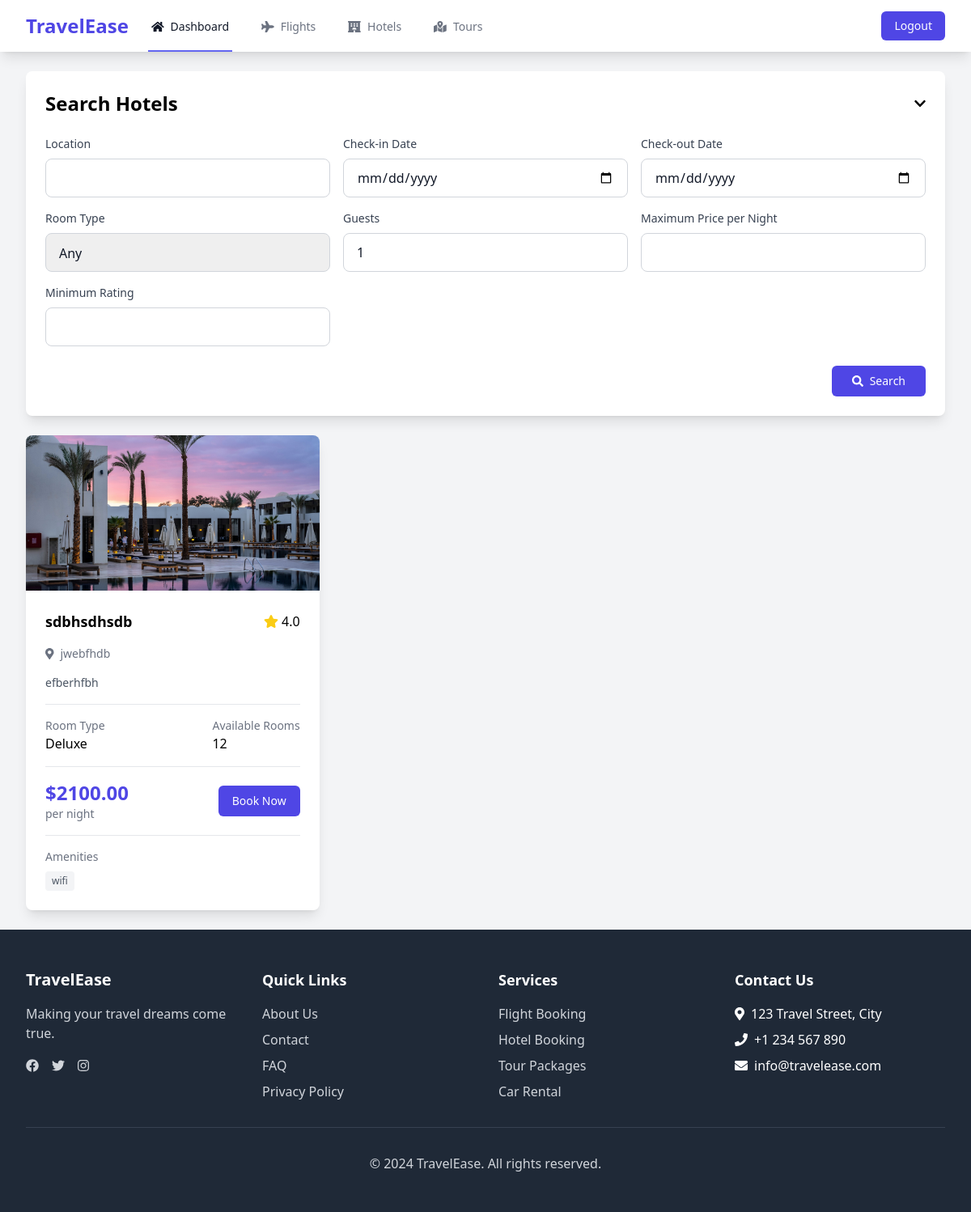
The page /hotels/search/ (signed in) on the database its author committed.
### core/models.py (models this page shows, shortened)
class Hotel(models.Model):
    STANDARD = 'standard'
    DELUXE = 'deluxe'
    SUITE = 'suite'
    ROOM_CHOICES = [
        (STANDARD, 'Standard'),
        (DELUXE, 'Deluxe'),
        (SUITE, 'Suite'),
    ]
    name = models.CharField(max_length=200)
    location = models.CharField(max_length=200)
    description = models.TextField()
    price_per_night = models.DecimalField(max_digits=10, decimal_places=2)
    room_type = models.CharField(max_length=10, choices=ROOM_CHOICES, default=STANDARD)
    available_rooms = models.IntegerField()
    amenities = models.TextField()
    rating = models.DecimalField(max_digits=3, decimal_places=1)
    created_at = models.DateTimeField(auto_now_add=True)
    updated_at = models.DateTimeField(auto_now=True)
    class Meta:
        ordering = ['-rating']

class HotelImage(models.Model):
    hotel = models.ForeignKey('Hotel', related_name='images', on_delete=models.CASCADE)
    image = models.ImageField(upload_to='hotel_images/')
    created_at = models.DateTimeField(auto_now_add=True)
    class Meta:
        ordering = ['created_at']

### core/views.py (the view, shortened to what this page needs)
# urls.py: path('hotels/search/', views.search_hotels, name='search_hotels'),
def search_hotels(request):
    form = HotelSearchForm(request.GET or None)
    hotels = Hotel.objects.all()
    context = {
        'form': form,
        'hotels': hotels,
    }
    return render(request, 'search/hotels.html', context)

### core/forms.py
class HotelSearchForm(forms.Form):
    location = forms.CharField(max_length=200, required=False)
    check_in = forms.DateField(required=False, widget=forms.DateInput(attrs={'type': 'date'}))
    check_out = forms.DateField(required=False, widget=forms.DateInput(attrs={'type': 'date'}))
    room_type = forms.ChoiceField(choices=[('', 'Any')] + Hotel.ROOM_CHOICES, required=False)
    guests = forms.IntegerField(min_value=1, max_value=10, initial=1)
    max_price = forms.DecimalField(required=False, min_value=0)
    min_rating = forms.DecimalField(required=False, min_value=0, max_value=5)

### templates/search/hotels.html (shortened to what this page needs)
{% extends 'search/base_search.html' %}
{% load static %}
{% load widget_tweaks %}
{% block search_title %}Search Hotels{% endblock %}
{% block search_form %}
<div class="grid grid-cols-1 md:grid-cols-2 lg:grid-cols-3 gap-4">
    <div>
        <label for="{{ form.location.id_for_label }}" class="block text-sm font-medium text-gray-700 mb-2">Location</label>
        {{ form.location|add_class:"appearance-none rounded-lg relative block w-full px-4 py-3 border border-gray-300 placeholder-gray-500 text-gray-900 focus:outline-none focus:ring-indigo-500 focus:border-indigo-500 focus:z-10 text-base h-12" }}
    </div>
    <div>
        <label for="{{ form.check_in.id_for_label }}" class="block text-sm font-medium text-gray-700 mb-2">Check-in Date</label>
        {{ form.check_in|add_class:"appearance-none rounded-lg relative block w-full px-4 py-3 border border-gray-300 placeholder-gray-500 text-gray-900 focus:outline-none focus:ring-indigo-500 focus:border-indigo-500 focus:z-10 text-base h-12" }}
    </div>
    <div>
        <label for="{{ form.check_out.id_for_label }}" class="block text-sm font-medium text-gray-700 mb-2">Check-out Date</label>
        {{ form.check_out|add_class:"appearance-none rounded-lg relative block w-full px-4 py-3 border border-gray-300 placeholder-gray-500 text-gray-900 focus:outline-none focus:ring-indigo-500 focus:border-indigo-500 focus:z-10 text-base h-12" }}
    </div>
    <div>
        <label for="{{ form.room_type.id_for_label }}" class="block text-sm font-medium text-gray-700 mb-2">Room Type</label>
        {{ form.room_type|add_class:"appearance-none rounded-lg relative block w-full px-4 py-3 border border-gray-300 placeholder-gray-500 text-gray-900 focus:outline-none focus:ring-indigo-500 focus:border-indigo-500 focus:z-10 text-base h-12" }}
    </div>
    <div>
        <label for="{{ form.guests.id_for_label }}" class="block text-sm font-medium text-gray-700 mb-2">Guests</label>
        {{ form.guests|add_class:"appearance-none rounded-lg relative block w-full px-4 py-3 border border-gray-300 placeholder-gray-500 text-gray-900 focus:outline-none focus:ring-indigo-500 focus:border-indigo-500 focus:z-10 text-base h-12" }}
    </div>
    <div>
        <label for="{{ form.max_price.id_for_label }}" class="block text-sm font-medium text-gray-700 mb-2">Maximum Price per Night</label>
        {{ form.max_price|add_class:"appearance-none rounded-lg relative block w-full px-4 py-3 border border-gray-300 placeholder-gray-500 text-gray-900 focus:outline-none focus:ring-indigo-500 focus:border-indigo-500 focus:z-10 text-base h-12" }}
    </div>
    <div>
        <label for="{{ form.min_rating.id_for_label }}" class="block text-sm font-medium text-gray-700 mb-2">Minimum Rating</label>
        {{ form.min_rating|add_class:"appearance-none rounded-lg relative block w-full px-4 py-3 border border-gray-300 placeholder-gray-500 text-gray-900 focus:outline-none focus:ring-indigo-500 focus:border-indigo-500 focus:z-10 text-base h-12" }}
    </div>
</div>
{% endblock %}
{% block search_results %}
{% if hotels %}
    <div class="grid grid-cols-1 md:grid-cols-2 lg:grid-cols-3 gap-6">
        {% for hotel in hotels %}
        <div class="bg-white rounded-lg shadow-lg overflow-hidden hover:shadow-xl transition duration-300">
            {% if hotel.images.all %}
                <img src="{{ hotel.images.first.image.url }}" alt="{{ hotel.name }}" class="w-full h-48 object-cover">
            {% else %}
                <div class="w-full h-48 bg-gray-200 flex items-center justify-center">
                    <i class="fas fa-hotel text-4xl text-gray-400"></i>
                </div>
            {% endif %}
            <div class="p-6">
                <div class="flex items-center justify-between mb-4">
                    <h3 class="text-lg font-semibold">{{ hotel.name }}</h3>
                    <div class="flex items-center">
                        <i class="fas fa-star text-yellow-400 mr-1"></i>
                        <span>{{ hotel.rating }}</span>
                    </div>
                </div>
                <div class="space-y-4">
                    <div>
                        <p class="text-sm text-gray-500">
                            <i class="fas fa-map-marker-alt mr-2"></i>{{ hotel.location }}
                        </p>
                    </div>
                    <div class="text-sm text-gray-600">
                        <p class="line-clamp-3">{{ hotel.description }}</p>
                    </div>
                    <div class="border-t border-gray-200 pt-4">
                        <div class="flex items-center justify-between">
                            <div>
                                <p class="text-sm text-gray-500">Room Type</p>
                                <p class="font-medium">{{ hotel.get_room_type_display }}</p>
                            </div>
                            <div>
                                <p class="text-sm text-gray-500">Available Rooms</p>
                                <p class="font-medium">{{ hotel.available_rooms }}</p>
                            </div>
                        </div>
                    </div>
                    <div class="border-t border-gray-200 pt-4">
                        <div class="flex items-center justify-between">
                            <div>
                                <p class="text-2xl font-bold text-indigo-600">${{ hotel.price_per_night }}</p>
                                <p class="text-sm text-gray-500">per night</p>
                            </div>
                            <a href="{% url 'book_hotel' hotel.id %}" class="inline-flex items-center px-4 py-2 border border-transparent text-sm font-medium rounded-md text-white bg-indigo-600 hover:bg-indigo-700 focus:outline-none focus:ring-2 focus:ring-offset-2 focus:ring-indigo-500 transition duration-300">
                                Book Now
                            </a>
                        </div>
                    </div>
                    <div class="border-t border-gray-200 pt-4">
                        <p class="text-sm text-gray-500 mb-2">Amenities</p>
                        <div class="flex flex-wrap gap-2">
                            {% for amenity in hotel.amenities.split %}
                                <span class="bg-gray-100 text-gray-600 text-xs px-2 py-1 rounded">
                                    {{ amenity }}
                                </span>
                            {% endfor %}
                        </div>
                    </div>
                </div>
            </div>
        </div>
        {% endfor %}
    </div>
{% endif %}
{% endblock %}

### rows shown on the page
Hotel: images.first.image (picture), name "sdbhsdhsdb", rating "4.0", location "jwebfhdb", description "efberhfbh", room_type "Deluxe", available_rooms "12", price_per_night "2100.00", split "wifi"
